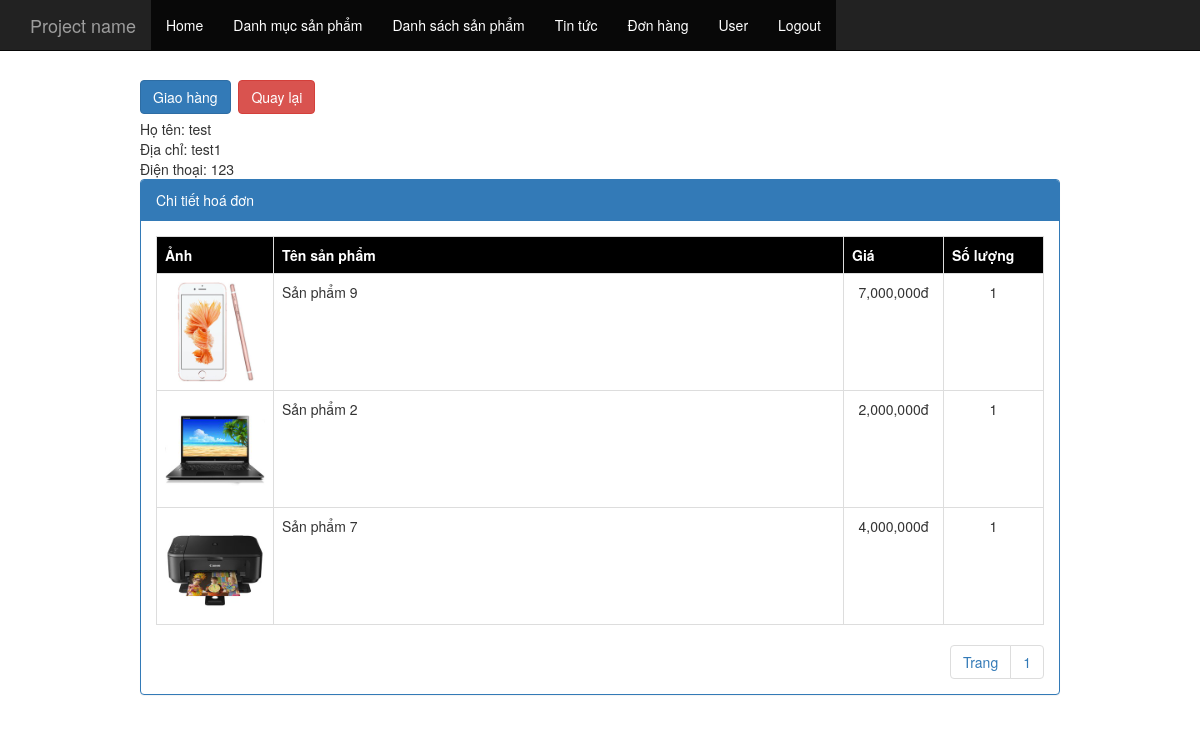
The app's page /admin.php?controller=order_detail&order_id=50 (signed in) with its own data.
### tables this page shows
CREATE TABLE `tbl_customer` (
  `customer_id` int(11) NOT NULL,
  `hovaten` varchar(500) NOT NULL,
  `diachi` varchar(2000) NOT NULL,
  `dienthoai` varchar(200) NOT NULL,
  `ghichu` text NOT NULL,
  `email` varchar(500) NOT NULL,
  `password` varchar(500) NOT NULL
);

CREATE TABLE `tbl_order_detail` (
  `order_detail_id` int(11) NOT NULL,
  `order_id` int(11) NOT NULL,
  `fk_product_id` int(11) NOT NULL,
  `c_number` int(11) NOT NULL
);

CREATE TABLE `tbl_product` (
  `pk_product_id` int(11) NOT NULL,
  `fk_category_product_id` int(11) NOT NULL,
  `c_name` varchar(500) NOT NULL,
  `c_description` varchar(2000) NOT NULL,
  `c_content` text NOT NULL,
  `c_img` varchar(500) NOT NULL,
  `c_price` float NOT NULL DEFAULT '0',
  `c_hotproduct` int(11) NOT NULL DEFAULT '0'
);

### controller/backend/controller_order_detail.php (called while the page is built, shortened)
<?php
	class controller_order_detail extends controller{
		public function __construct(){
			$order_id= isset($_GET["order_id"])?$_GET["order_id"]:0;
			$total = $this->model->num_rows("select * from tbl_order_detail where order_id=$order_id");
			$record_per_page = 10;
			$num_page = ceil($total/$record_per_page);
			$page = isset($_GET["p"])&&is_numeric($_GET["p"])&&$_GET["p"]>0 ? ($_GET["p"]-1):0;
			$from = $page * $record_per_page;
			$arr = $this->model->fetch_array("select * from tbl_order_detail where order_id=$order_id limit $from,$record_per_page");
			include "view/backend/view_order_detail.php";
		}
	}
	new controller_order_detail();
 ?>

### application/controller.php (called while the page is built, shortened)
<?php
	class controller{
		public function __construct(){
			$this->model = new model();
		}
	}
 ?>

### application/model.php (called while the page is built, shortened)
<?php
	$conn = mysqli_connect($hostname,$username,$password,$database);
	mysqli_set_charset($conn,"UTF8");
	class model{
		public function fetch_array($sql){
			global $conn;
			$result = mysqli_query($conn,$sql);
			$arr = array();
			while($rows = mysqli_fetch_array($result))
				$arr[] = $rows;
			return $arr;
		}
		public function fetch_one_array($sql){
			global $conn;
			$result = mysqli_query($conn,$sql);
			$arr = mysqli_fetch_array($result);
			return $arr;
		}
		public function num_rows($sql){
			global $conn;
			$result = mysqli_query($conn,$sql);
			return mysqli_num_rows($result);
		}
	}
 ?>

### view/backend/view_order_detail.php (the view, shortened to what this page needs)
<div class="col-md-10 col-xs-offset-1">
	<div style="margin-bottom: 5px;">
	<?php
		$check = $this->model->fetch_one_array("select customer_id,trangthai from tbl_order where order_id=$order_id");
		if($check["trangthai"] == 0)
		{
	 ?>
		<a href="admin.php?controller=order_detail&act=sent&order_id=<?php echo $order_id; ?>" class="btn btn-primary">Giao hàng</a>&nbsp;
		<?php } ?>
		<a href="admin.php?controller=order" class="btn btn-danger">Quay lại</a>&nbsp;
	</div>
	<?php
		$customer = $this->model->fetch_one_array("select * from tbl_customer where customer_id=".$check["customer_id"]);
	 ?>
	<div style="margin:bottom:5px;">Họ tên: <?php echo $customer["hovaten"]; ?></div>
	<div style="margin:bottom:5px;">Địa chỉ: <?php echo $customer["diachi"]; ?></div>
	<div style="margin:bottom:5px;">Điện thoại: <?php echo $customer["dienthoai"]; ?></div>
	<div class="panel panel-primary">
		<div class="panel-heading">Chi tiết hoá đơn</div>
		<div class="panel-body">
			<table class="table table-bordered table-hover">
				<tr style="background-color: black; color:white">
					<th style="width: 100px;">Ảnh</th>
					<th>Tên sản phẩm</th>
					<th style="width: 100px;">Giá</th>
					<th style="width: 100px;">Số lượng</th>
				</tr>
				<?php
					foreach($arr as $rows)
					{
						$product = $this->model->fetch_one_array("select * from tbl_product where pk_product_id=".$rows["fk_product_id"]);
				 ?>
				<tr>
					<td style="text-align: center;"><img src="public/upload/product/<?php echo $product["c_img"]; ?>" style="width:100px;"></td>
					<td><?php echo $product["c_name"]; ?></td>
					<td style="text-align: center;"><?php echo number_format($product["c_price"]); ?>đ</td>
					<td style="text-align: center;"><?php echo $rows["c_number"] ?></td>
				</tr>
				<?php } ?>
			</table>
			<ul class="pagination pull-right">
				<li><a href="#">Trang</a></li>
				<?php
					for($i = 1; $i<=$num_page; $i++)
					{
				 ?>
				<li <?php echo isset($_GET["p"])&&$_GET["p"]==$i ? "class='active'":""; ?> ><a href="admin.php?controller=user&p=<?php echo $i; ?>"><?php echo $i; ?></a></li>
				<?php } ?>
			</ul>
		</div>
	</div>
</div>

### view/backend/view_order_detail.php (style rules this page uses)
.pagination { padding: 0px; margin:0px; }

### records on screen
tbl_customer: hovaten "test", diachi "test1", dienthoai "123"
tbl_order_detail: fk_product.c_img (picture), fk_product.c_name "Sản phẩm 9", fk_product.c_price "7,000,000", c_number "1"
tbl_order_detail: fk_product.c_img (picture), fk_product.c_name "Sản phẩm 2", fk_product.c_price "2,000,000", c_number "1"
tbl_order_detail: fk_product.c_img (picture), fk_product.c_name "Sản phẩm 7", fk_product.c_price "4,000,000", c_number "1"
